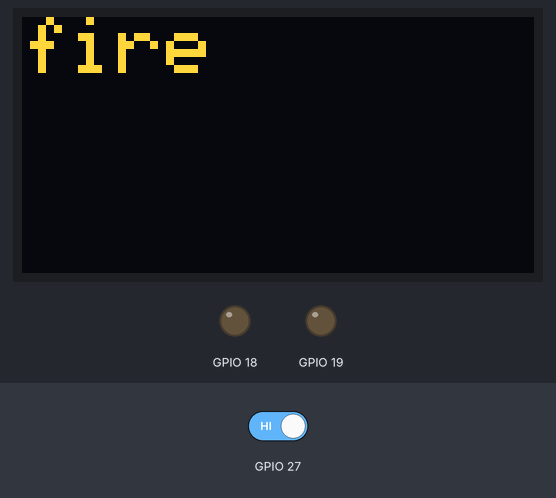
Simulated run of this sketch. Board: ESP32. On the bench: 128×64 one-colour display, output pins drawn as LEDs (lit = HIGH). The test bench sets the inputs (shaded band); at power-on: GPIO 27 HIGH. The OLED is the two-colour kind (top 16 rows yellow).

Above: at 1.6 s.
1.7 s: GPIO 27 driven LOW
At 3.4 s:
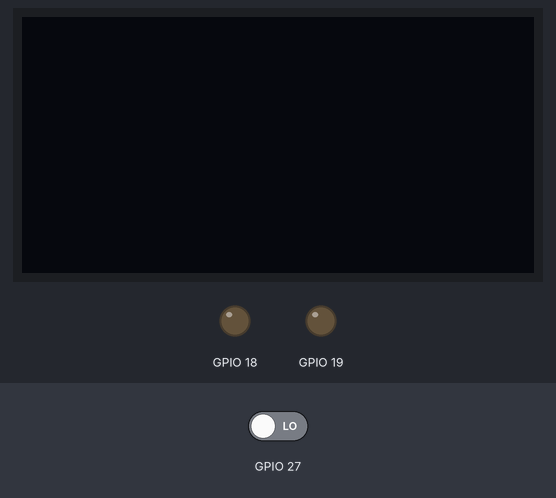
5.9 s: GPIO 27 driven HIGH
Timing chart, 0 to 8.9 s (numbered marks = the images above; inputs shaded):
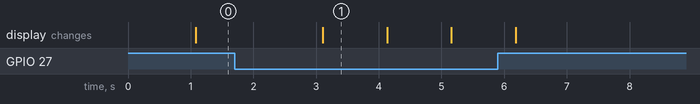

Measured:
- after the input at 1.7 s, the display: changes after 1.4 s (image 1)
- what the display in image 1 shows lasts 1.0 s, from 3.1 s to 4.1 s

The sketch:

hack.ino
```cpp
#include <Wire.h>
#include <Adafruit_GFX.h>
#include <Adafruit_SSD1306.h>
#include "esp_sleep.h"
volatile bool fireDetected = false;
#define SCREEN_WIDTH 128
#define SCREEN_HEIGHT 64
#define OLED_RESET    -1  // Not used in some modules

Adafruit_SSD1306 display(SCREEN_WIDTH, SCREEN_HEIGHT, &Wire, OLED_RESET);

void setup() {
  Wire.begin(21, 22);
  display.begin(SSD1306_SWITCHCAPVCC, 0x3C);
  pinMode(GPIO_NUM_13, INPUT);
  pinMode(18, OUTPUT);
  pinMode(19, OUTPUT);
  display.clearDisplay();
  display.display();
  esp_sleep_enable_ext0_wakeup(GPIO_NUM_13, 1);
}
int flag=0;
void loop() {
 esp_light_sleep_start();
 fireDetected = true;
 while (fireDetected) {
    if(fireDetected && flag==0){
    display.clearDisplay();
    display.setTextSize(2);
    display.setTextColor(SSD1306_WHITE);
    display.setCursor(0,0);
    display.println("fire");
    display.display();
    flag++;
    }
    if (digitalRead(27) == LOW) {
      fireDetected = false;
  }
    delay(1000);
  }
  digitalWrite(18, LOW);
  digitalWrite(19, LOW);
  display.clearDisplay();
  display.display();
  flag--;


}
```
